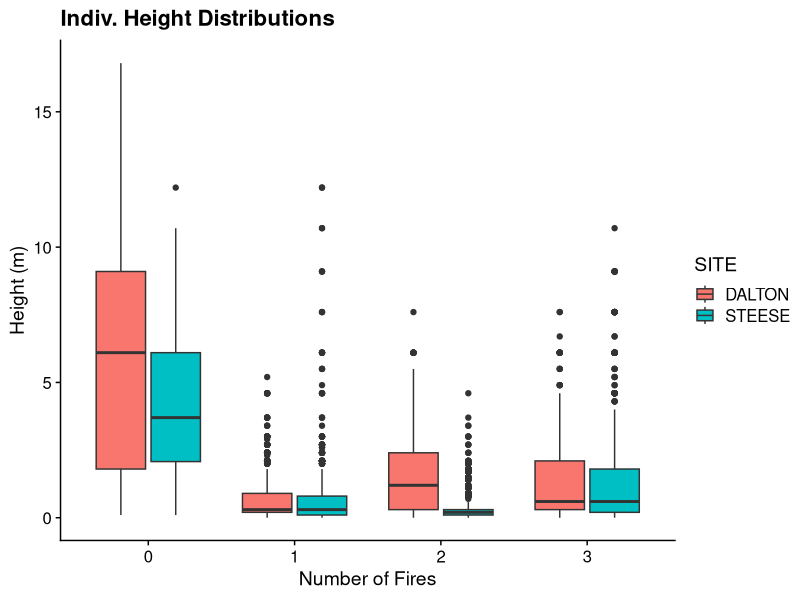
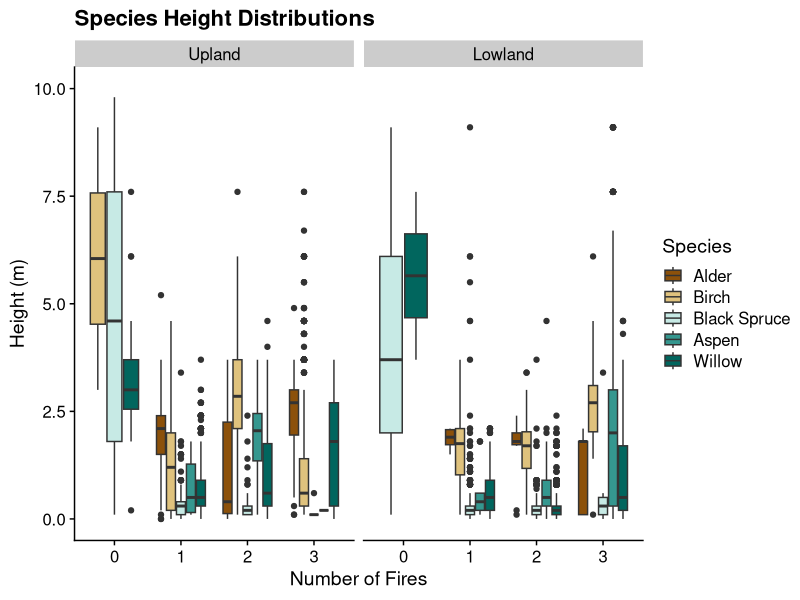

Generate these figures, in order, with R:
# heights of trees

library(tidyverse)
library(cowplot)
theme_set(theme_cowplot())
library(here)

height <- read.csv(here("data/heights.csv"))

colnames(height)

height$CANOPY <- as.numeric(height$CANOPY)

ggplot(height, aes(x = as.factor(TREAT), y = HEIGHT_M, fill = SITE)) + 
  geom_boxplot() + labs(x = "Number of Fires", y = "Height (m)", title = "Indiv. Height Distributions")

site_names <- c('DALTON' = "Upland",
                'STEESE' = "Lowland") # comes from https://stackoverflow.com/questions/3472980/how-to-change-facet-labels

height %>%
  filter(SPP != "ARCTO") %>%
  filter(SPP != "PIGL") %>%
  filter(SPP != "POBA") %>%
  filter(CANOPY > 0) %>%
  ggplot(aes(x = as.factor(TREAT), y = HEIGHT_M, fill = SPP)) + 
  geom_boxplot() + ylim(0,10) + facet_wrap(~SITE, labeller = as_labeller(site_names)) + 
  labs(x = "Number of Fires", y = "Height (m)", 
       title = "Species Height Distributions") + 
  scale_fill_manual(values = c("#8c510a",  "#dfc27d",
                               "#c7eae5", "#35978f", "#01665e"),
                    name = "Species",
                    labels = c("Alder",  "Birch",
                                "Black Spruce",
                              "Aspen", "Willow"))

# averages 
height <- na.omit(height)
av <- height %>%
  group_by(SITE,TREAT, SPP) %>%
  summarise(av = mean(HEIGHT_M)) 

av$av <- round(av$av, digits = 2)
